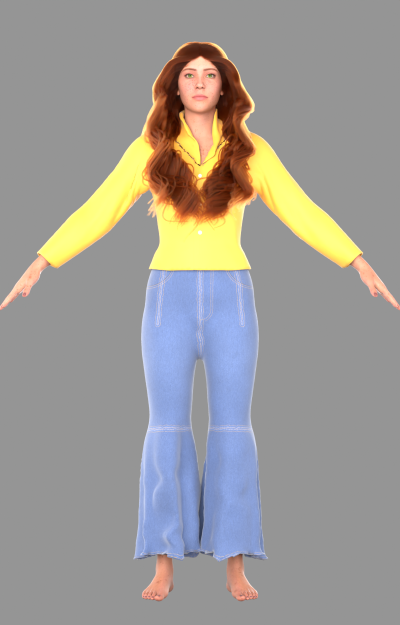
#> input picture docs/evidence/task-134122/renders/rest_front.png, 800 x 1250 px, found by its file name (shown at 1/2 size)
$ python compose.py ../renders/face_34.png out.png
#> lines starting #> are read from the running program, lines starting #| are printed output that depends on the picture
"""Compose the task-134122 review sheets from Cycles renders + references."""
import sys
from pathlib import Path
from PIL import Image, ImageDraw, ImageFont

R = Path(sys.argv[1])
out = Path(sys.argv[2])
refs = sys.argv[3:]
try:
    F = ImageFont.truetype("/usr/share/fonts/truetype/dejavu/DejaVuSans.ttf", 22)
    FS = ImageFont.truetype("/usr/share/fonts/truetype/dejavu/DejaVuSans.ttf", 17)
except Exception:
    F = FS = ImageFont.load_default()


def tile(path, w, h, label):
    im = Image.open(path).convert("RGB")
    im.thumbnail((w, h - 30))
    t = Image.new("RGB", (w, h), (32, 32, 34))
    t.paste(im, ((w - im.width) // 2, 30))
    ImageDraw.Draw(t).text((8, 4), label, fill=(235, 235, 235), font=FS)
    return t


def grid(items, cols, w, h, title):
#> called with cols = 4, w = 420, h = 690
    rows = (len(items) + cols - 1) // cols
    S = Image.new("RGB", (cols * w, rows * h + 40), (20, 20, 22))
    ImageDraw.Draw(S).text((10, 8), title, fill=(255, 255, 255), font=F)
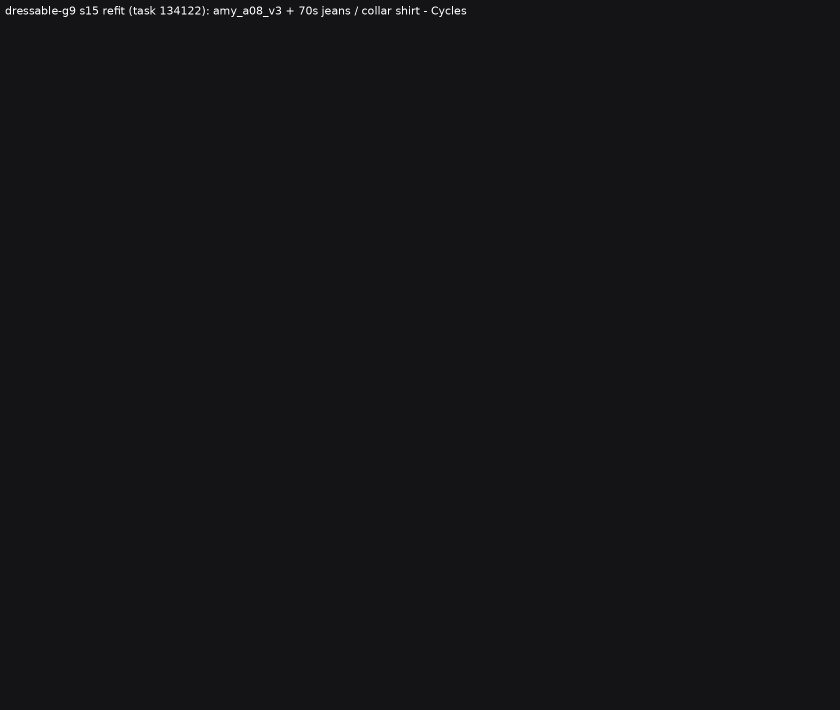
#> S: PIL image 1680x1420 RGB (shown at 1/2 size); mean R, G, B 20.4, 20.4, 22.4
    for k, (p, lab) in enumerate(items):
        S.paste(tile(p, w, h, lab), ((k % cols) * w, 40 + (k // cols) * h))
#> in tile, `im.thumbnail((w, h - 30))`:
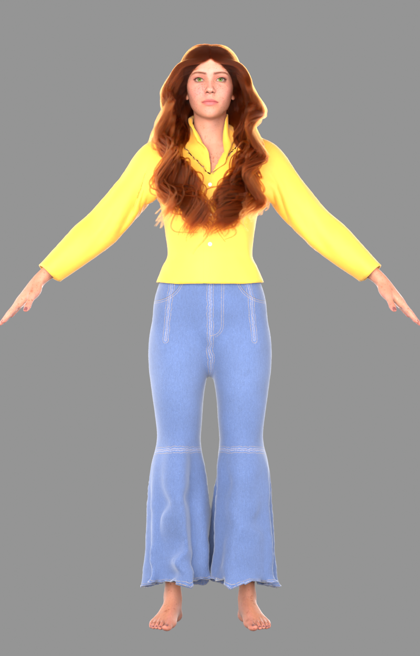
#> im: PIL image 420x656 RGB; mean R, G, B 157, 154.5, 150.3
#> in tile, `t.paste(im, ((w - im.width) // 2, 30))`:
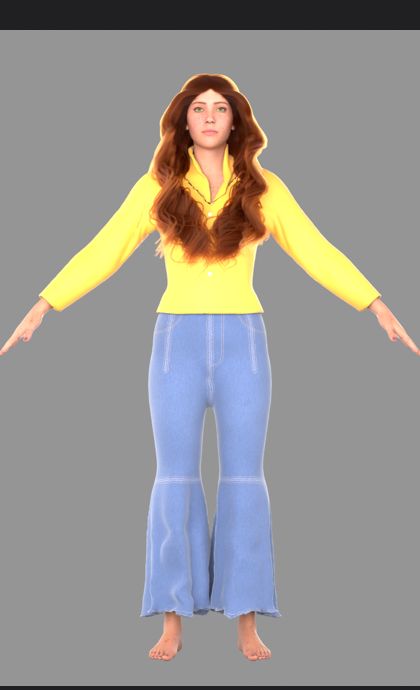
#> t: PIL image 420x690 RGB; mean R, G, B 150.8, 148.4, 144.6
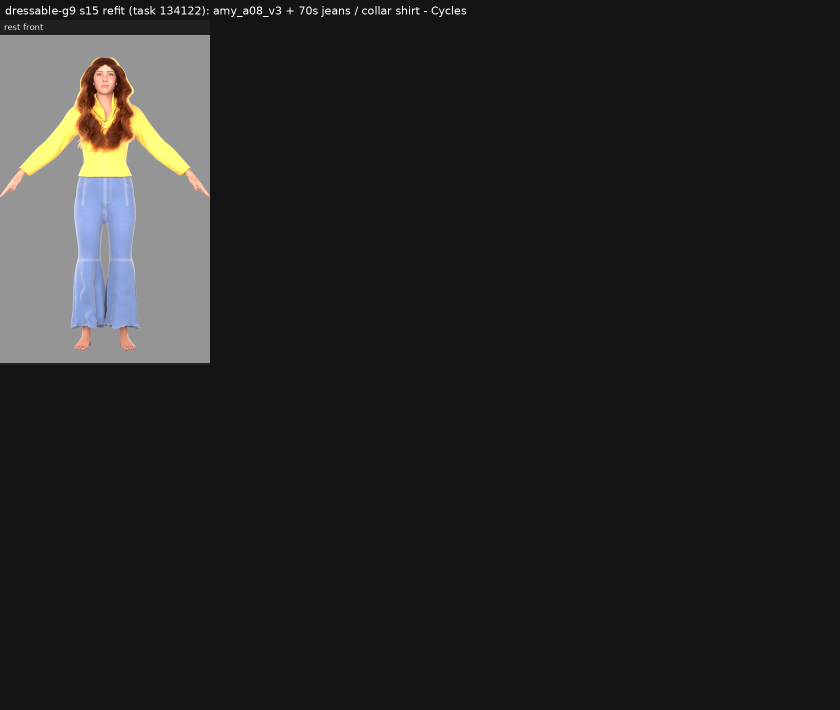
#> S: PIL image 1680x1420 RGB (shown at 1/2 size); mean R, G, B 36.3, 36, 37.3
#> pass 2 of the loop in grid, `for k, (p, lab) in enumerate(items):`:
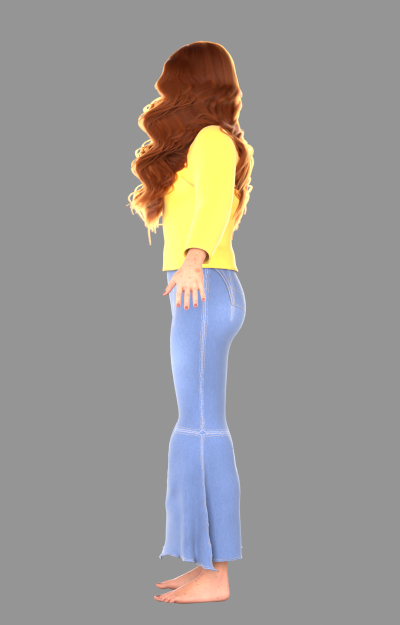
#> input picture docs/evidence/task-134122/renders/rest_side.png, 800 x 1250 px, found by its file name (shown at 1/2 size)
#> in tile (call 2), `t.paste(im, ((w - im.width) // 2, 30))`:
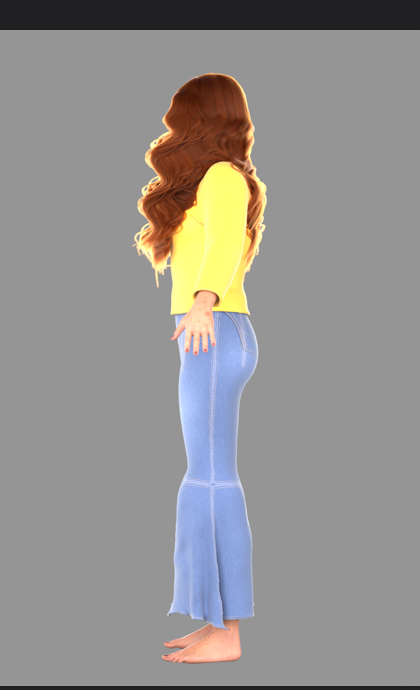
#> t: PIL image 420x690 RGB; mean R, G, B 147.7, 145.5, 143.2
#> in grid, `S.paste(tile(p, w, h, lab), ((k % cols) * w, 40 + (k // cols) * h))`:
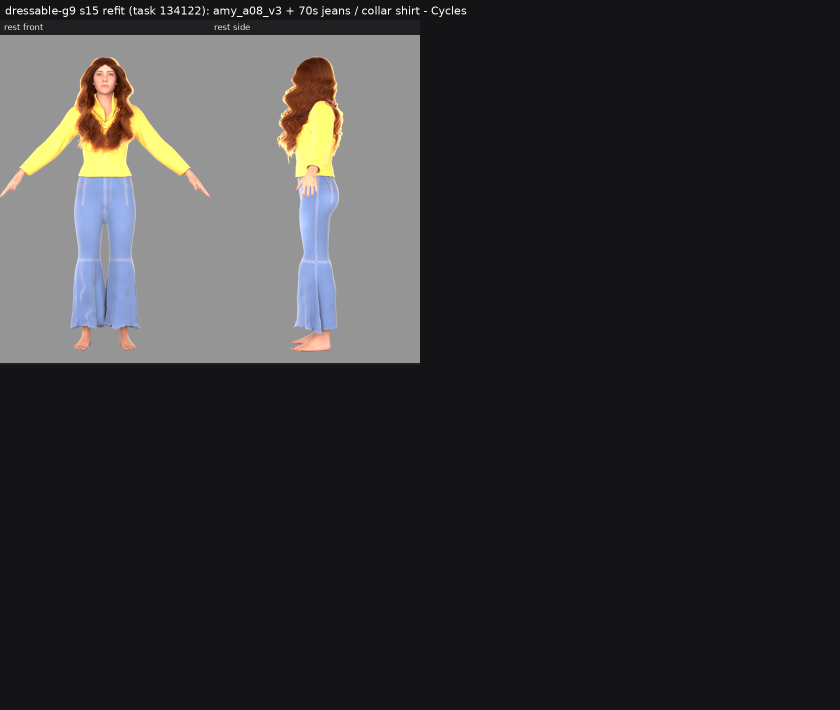
#> S: PIL image 1680x1420 RGB (shown at 1/2 size); mean R, G, B 51.8, 51.3, 52
    return S


poses = [("rest_front", "rest front"), ("rest_side", "rest side"), ("rest_back", "rest back"),
         ("rest_back34", "back 3/4"), ("walk_front34", "walk (gated)"), ("sit_side", "sit 80 (gated)"),
         ("arms_up45_front", "arms up 45 (gated)"), ("step_twist_front34", "step + twist (gated)")]
#> (the run stopped early here; a loop or call above may not have finished)
